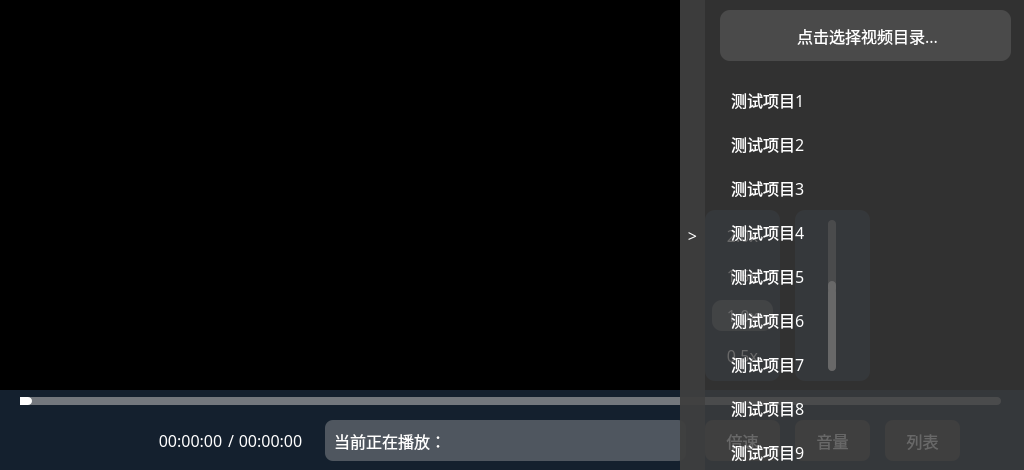
<?xml version="1.0" encoding="UTF-8"?>
<ui version="4.0">
 <class>VideoPlayer</class>
 <widget class="QWidget" name="VideoPlayer">
  <property name="geometry">
   <rect>
    <x>0</x>
    <y>0</y>
    <width>1024</width>
    <height>470</height>
   </rect>
  </property>
  <property name="minimumSize">
   <size>
    <width>1024</width>
    <height>470</height>
   </size>
  </property>
  <property name="maximumSize">
   <size>
    <width>1024</width>
    <height>470</height>
   </size>
  </property>
  <property name="windowTitle">
   <string>Form</string>
  </property>
  <widget class="QWidget" name="backgroundWidget" native="true">
   <property name="geometry">
    <rect>
     <x>0</x>
     <y>0</y>
     <width>1024</width>
     <height>470</height>
    </rect>
   </property>
   <property name="minimumSize">
    <size>
     <width>1024</width>
     <height>470</height>
    </size>
   </property>
   <property name="maximumSize">
    <size>
     <width>1024</width>
     <height>470</height>
    </size>
   </property>
   <property name="styleSheet">
    <string notr="true">QWidget#backgroundWidget {
	background-color: rgb(0, 0, 0);
}</string>
   </property>
   <widget class="QStackedWidget" name="videoPlayerStackedWidget">
    <property name="geometry">
     <rect>
      <x>0</x>
      <y>0</y>
      <width>1024</width>
      <height>470</height>
     </rect>
    </property>
    <property name="styleSheet">
     <string notr="true">background-color: transparent;
</string>
    </property>
    <property name="currentIndex">
     <number>1</number>
    </property>
    <widget class="QWidget" name="firstStartPage">
     <property name="styleSheet">
      <string notr="true">border-image: url(:/Pics/videoPlayer/Pics/firstStart.png);</string>
     </property>
    </widget>
    <widget class="QWidget" name="currentPlayPage">
     <widget class="QWidget" name="controlWidget" native="true">
      <property name="geometry">
       <rect>
        <x>0</x>
        <y>390</y>
        <width>1024</width>
        <height>81</height>
       </rect>
      </property>
      <property name="styleSheet">
       <string notr="true">background-color: rgb(20, 32, 46);</string>
      </property>
      <widget class="QPushButton" name="controlPlayPushButton">
       <property name="geometry">
        <rect>
         <x>50</x>
         <y>25</y>
         <width>50</width>
         <height>50</height>
        </rect>
       </property>
       <property name="focusPolicy">
        <enum>Qt::NoFocus</enum>
       </property>
       <property name="styleSheet">
        <string notr="true">border: none;
background-color: transparent;</string>
       </property>
       <property name="text">
        <string/>
       </property>
       <property name="icon">
        <iconset resource="../icons.qrc">
         <normaloff>:/Icons/videoPlayer/Icons/playVideo.png</normaloff>:/Icons/videoPlayer/Icons/playVideo.png</iconset>
       </property>
       <property name="iconSize">
        <size>
         <width>40</width>
         <height>40</height>
        </size>
       </property>
      </widget>
      <widget class="QSlider" name="playHorizontalSlider">
       <property name="geometry">
        <rect>
         <x>20</x>
         <y>0</y>
         <width>981</width>
         <height>22</height>
        </rect>
       </property>
       <property name="focusPolicy">
        <enum>Qt::NoFocus</enum>
       </property>
       <property name="styleSheet">
        <string notr="true">/* 槽 */
QSlider::groove:horizontal {
    border: none;
    height: 8px;
    background: rgba(170, 170, 170, 100);
    border-radius: 4px;
}

/* 已播放 */
QSlider::sub-page:horizontal {
    background: white;
    border-radius: 4px;
}

/* 未播放 */
QSlider::add-page:horizontal {
    background: rgba(170, 170, 170, 100);
    border-radius: 4px;
}

/* 滑块（默认状态-纯圆） */
QSlider::handle:horizontal {
    background: white;
    width: 12px;
    border-radius: 4px;
}
</string>
       </property>
       <property name="orientation">
        <enum>Qt::Horizontal</enum>
       </property>
      </widget>
      <widget class="QLabel" name="currentTimeLabel">
       <property name="geometry">
        <rect>
         <x>145</x>
         <y>30</y>
         <width>91</width>
         <height>41</height>
        </rect>
       </property>
       <property name="font">
        <font>
         <family>MiSans</family>
         <pointsize>12</pointsize>
        </font>
       </property>
       <property name="styleSheet">
        <string notr="true">color: white;
background-color: transparent;</string>
       </property>
       <property name="text">
        <string>00:00:00</string>
       </property>
       <property name="alignment">
        <set>Qt::AlignCenter</set>
       </property>
      </widget>
      <widget class="QLabel" name="undefineLabel">
       <property name="geometry">
        <rect>
         <x>223</x>
         <y>30</y>
         <width>16</width>
         <height>41</height>
        </rect>
       </property>
       <property name="font">
        <font>
         <family>MiSans</family>
         <pointsize>12</pointsize>
        </font>
       </property>
       <property name="styleSheet">
        <string notr="true">color: white;
background-color: transparent;</string>
       </property>
       <property name="text">
        <string>/</string>
       </property>
       <property name="alignment">
        <set>Qt::AlignCenter</set>
       </property>
      </widget>
      <widget class="QLabel" name="totalTimeLabel">
       <property name="geometry">
        <rect>
         <x>225</x>
         <y>30</y>
         <width>91</width>
         <height>41</height>
        </rect>
       </property>
       <property name="font">
        <font>
         <family>MiSans</family>
         <pointsize>12</pointsize>
        </font>
       </property>
       <property name="styleSheet">
        <string notr="true">color: white;
background-color: transparent;</string>
       </property>
       <property name="text">
        <string>00:00:00</string>
       </property>
       <property name="alignment">
        <set>Qt::AlignCenter</set>
       </property>
      </widget>
      <widget class="QLabel" name="currentPlayNameLabel">
       <property name="geometry">
        <rect>
         <x>325</x>
         <y>30</y>
         <width>361</width>
         <height>41</height>
        </rect>
       </property>
       <property name="font">
        <font>
         <family>MiSans</family>
         <pointsize>12</pointsize>
        </font>
       </property>
       <property name="styleSheet">
        <string notr="true">color: white;
background-color: rgba(170, 170, 170, 100);
padding-left: 5px;
border-radius: 8px;</string>
       </property>
       <property name="text">
        <string>当前正在播放：</string>
       </property>
      </widget>
      <widget class="QPushButton" name="playSpeedPushButton">
       <property name="geometry">
        <rect>
         <x>705</x>
         <y>30</y>
         <width>75</width>
         <height>41</height>
        </rect>
       </property>
       <property name="font">
        <font>
         <family>MiSans</family>
         <pointsize>12</pointsize>
        </font>
       </property>
       <property name="focusPolicy">
        <enum>Qt::NoFocus</enum>
       </property>
       <property name="styleSheet">
        <string notr="true">QPushButton#playSpeedPushButton {
	background-color: rgb(63, 63, 63);
	border: none;
	border-radius: 8px;
	color: white;
}

QPushButton#playSpeedPushButton:pressed {
	background-color: rgb(47, 47, 47);
	border: none;
	border-radius: 8px;
	color: white;
}
</string>
       </property>
       <property name="text">
        <string>倍速</string>
       </property>
      </widget>
      <widget class="QPushButton" name="volumePushButton">
       <property name="geometry">
        <rect>
         <x>795</x>
         <y>30</y>
         <width>75</width>
         <height>41</height>
        </rect>
       </property>
       <property name="font">
        <font>
         <family>MiSans</family>
         <pointsize>12</pointsize>
        </font>
       </property>
       <property name="focusPolicy">
        <enum>Qt::NoFocus</enum>
       </property>
       <property name="styleSheet">
        <string notr="true">QPushButton#volumePushButton {
	background-color: rgb(63, 63, 63);
	border: none;
	border-radius: 8px;
	color: white;
}

QPushButton#volumePushButton:pressed {
	background-color: rgb(47, 47, 47);
	border: none;
	border-radius: 8px;
	color: white;
}
</string>
       </property>
       <property name="text">
        <string>音量</string>
       </property>
      </widget>
      <widget class="QPushButton" name="playListPushButton">
       <property name="geometry">
        <rect>
         <x>885</x>
         <y>30</y>
         <width>75</width>
         <height>41</height>
        </rect>
       </property>
       <property name="font">
        <font>
         <family>MiSans</family>
         <pointsize>12</pointsize>
        </font>
       </property>
       <property name="focusPolicy">
        <enum>Qt::NoFocus</enum>
       </property>
       <property name="styleSheet">
        <string notr="true">QPushButton#playListPushButton {
	background-color: rgb(63, 63, 63);
	border: none;
	border-radius: 8px;
	color: white;
}

QPushButton#playListPushButton:pressed {
	background-color: rgb(47, 47, 47);
	border: none;
	border-radius: 8px;
	color: white;
}
</string>
       </property>
       <property name="text">
        <string>列表</string>
       </property>
      </widget>
      <widget class="QPushButton" name="setFullScreenPushButton">
       <property name="geometry">
        <rect>
         <x>964</x>
         <y>25</y>
         <width>50</width>
         <height>50</height>
        </rect>
       </property>
       <property name="focusPolicy">
        <enum>Qt::NoFocus</enum>
       </property>
       <property name="styleSheet">
        <string notr="true">border: none;
background-color: transparent;</string>
       </property>
       <property name="text">
        <string/>
       </property>
       <property name="icon">
        <iconset resource="../icons.qrc">
         <normaloff>:/Icons/videoPlayer/Icons/fullscreen.png</normaloff>:/Icons/videoPlayer/Icons/fullscreen.png</iconset>
       </property>
       <property name="iconSize">
        <size>
         <width>30</width>
         <height>30</height>
        </size>
       </property>
      </widget>
      <widget class="QPushButton" name="previousPushButton">
       <property name="geometry">
        <rect>
         <x>0</x>
         <y>25</y>
         <width>50</width>
         <height>50</height>
        </rect>
       </property>
       <property name="focusPolicy">
        <enum>Qt::NoFocus</enum>
       </property>
       <property name="styleSheet">
        <string notr="true">border: none;
background-color: transparent;</string>
       </property>
       <property name="text">
        <string/>
       </property>
       <property name="icon">
        <iconset resource="../icons.qrc">
         <normaloff>:/Icons/videoPlayer/Icons/previousVideo.png</normaloff>:/Icons/videoPlayer/Icons/previousVideo.png</iconset>
       </property>
       <property name="iconSize">
        <size>
         <width>34</width>
         <height>34</height>
        </size>
       </property>
      </widget>
      <widget class="QPushButton" name="nextPushButton">
       <property name="geometry">
        <rect>
         <x>100</x>
         <y>25</y>
         <width>50</width>
         <height>50</height>
        </rect>
       </property>
       <property name="focusPolicy">
        <enum>Qt::NoFocus</enum>
       </property>
       <property name="styleSheet">
        <string notr="true">border: none;
background-color: transparent;</string>
       </property>
       <property name="text">
        <string/>
       </property>
       <property name="icon">
        <iconset resource="../icons.qrc">
         <normaloff>:/Icons/videoPlayer/Icons/nextVideo.png</normaloff>:/Icons/videoPlayer/Icons/nextVideo.png</iconset>
       </property>
       <property name="iconSize">
        <size>
         <width>34</width>
         <height>34</height>
        </size>
       </property>
      </widget>
     </widget>
     <widget class="QWidget" name="videoWidget" native="true">
      <property name="geometry">
       <rect>
        <x>0</x>
        <y>0</y>
        <width>1024</width>
        <height>470</height>
       </rect>
      </property>
      <property name="styleSheet">
       <string notr="true"/>
      </property>
     </widget>
     <widget class="QWidget" name="playListBackgroundWidget" native="true">
      <property name="geometry">
       <rect>
        <x>680</x>
        <y>0</y>
        <width>351</width>
        <height>470</height>
       </rect>
      </property>
      <property name="styleSheet">
       <string notr="true">background-color: rgba(63, 63, 63, 200);</string>
      </property>
      <widget class="QListWidget" name="playListWidget">
       <property name="geometry">
        <rect>
         <x>40</x>
         <y>80</y>
         <width>291</width>
         <height>381</height>
        </rect>
       </property>
       <property name="font">
        <font>
         <family>MiSans</family>
         <pointsize>12</pointsize>
        </font>
       </property>
       <property name="focusPolicy">
        <enum>Qt::NoFocus</enum>
       </property>
       <property name="styleSheet">
        <string notr="true">QListWidget#playListWidget {
    border: none;
    background-color: transparent;
	color: white;
}

/* 默认项 */
QListWidget#playListWidget::item {
    padding: 8px;
    border-radius: 6px;
	margin-bottom: 4px;
}

/* 鼠标悬停 */
QListWidget#playListWidget::item:hover {
    background-color: rgba(176, 176, 176, 50);
}

/* 选中状态（重点） */
QListWidget#playListWidget::item:selected {
    background-color: rgb(52, 130, 255);
    color: white;
}</string>
       </property>
       <property name="verticalScrollBarPolicy">
        <enum>Qt::ScrollBarAlwaysOff</enum>
       </property>
       <property name="horizontalScrollBarPolicy">
        <enum>Qt::ScrollBarAlwaysOff</enum>
       </property>
       <property name="selectionRectVisible">
        <bool>false</bool>
       </property>
       <item>
        <property name="text">
         <string>测试项目1</string>
        </property>
       </item>
       <item>
        <property name="text">
         <string>测试项目2</string>
        </property>
       </item>
       <item>
        <property name="text">
         <string>测试项目3</string>
        </property>
       </item>
       <item>
        <property name="text">
         <string>测试项目4</string>
        </property>
       </item>
       <item>
        <property name="text">
         <string>测试项目5</string>
        </property>
       </item>
       <item>
        <property name="text">
         <string>测试项目6</string>
        </property>
       </item>
       <item>
        <property name="text">
         <string>测试项目7</string>
        </property>
       </item>
       <item>
        <property name="text">
         <string>测试项目8</string>
        </property>
       </item>
       <item>
        <property name="text">
         <string>测试项目9</string>
        </property>
       </item>
       <item>
        <property name="text">
         <string>测试项目10</string>
        </property>
       </item>
      </widget>
      <widget class="QPushButton" name="chooseFilePathPushButton">
       <property name="geometry">
        <rect>
         <x>40</x>
         <y>10</y>
         <width>291</width>
         <height>51</height>
        </rect>
       </property>
       <property name="font">
        <font>
         <family>MiSans</family>
         <pointsize>12</pointsize>
        </font>
       </property>
       <property name="focusPolicy">
        <enum>Qt::NoFocus</enum>
       </property>
       <property name="styleSheet">
        <string notr="true">QPushButton#chooseFilePathPushButton {
	border: none;
	border-radius: 10px;
	color:white;
	background-color: rgba(176, 176, 176, 50);
}</string>
       </property>
       <property name="text">
        <string> 点击选择视频目录...</string>
       </property>
       <property name="icon">
        <iconset resource="../icons.qrc">
         <normaloff>:/Icons/videoPlayer/Icons/openVideoFile.png</normaloff>:/Icons/videoPlayer/Icons/openVideoFile.png</iconset>
       </property>
       <property name="iconSize">
        <size>
         <width>20</width>
         <height>20</height>
        </size>
       </property>
      </widget>
      <widget class="QPushButton" name="backPushButton">
       <property name="geometry">
        <rect>
         <x>0</x>
         <y>0</y>
         <width>25</width>
         <height>471</height>
        </rect>
       </property>
       <property name="font">
        <font>
         <family>MiSans</family>
         <pointsize>12</pointsize>
         <weight>50</weight>
         <bold>false</bold>
        </font>
       </property>
       <property name="focusPolicy">
        <enum>Qt::NoFocus</enum>
       </property>
       <property name="styleSheet">
        <string notr="true">QPushButton#backPushButton {
	border: none;
	color: white;
}

QPushButton#backPushButton:pressed {
	background-color: rgb(47, 47, 47);
	border: none;
	color: white;
}</string>
       </property>
       <property name="text">
        <string>&gt;</string>
       </property>
      </widget>
     </widget>
     <widget class="QWidget" name="volumeWidget" native="true">
      <property name="geometry">
       <rect>
        <x>795</x>
        <y>210</y>
        <width>75</width>
        <height>171</height>
       </rect>
      </property>
      <property name="styleSheet">
       <string notr="true">background-color: rgb(20, 32, 46);
border-radius: 10px;</string>
      </property>
      <widget class="QSlider" name="volumeVerticalSlider">
       <property name="geometry">
        <rect>
         <x>26</x>
         <y>10</y>
         <width>22</width>
         <height>151</height>
        </rect>
       </property>
       <property name="focusPolicy">
        <enum>Qt::NoFocus</enum>
       </property>
       <property name="styleSheet">
        <string notr="true">/* 槽 */
QSlider::groove:vertical {
    border: none;
    width: 8px;   /* ⭐ 横向是 height，这里变 width */
    background: rgba(170, 170, 170, 100);
    border-radius: 4px;
}

/* 已播放（下 → 上） */
QSlider::add-page:vertical {
    background: white;
	border-radius: 4px;
}

/* 未播放（上 → 下） */
QSlider::sub-page:vertical {
    background: rgba(170, 170, 170, 100);
    border-radius: 4px;
}

/* 滑块（小圆点） */
QSlider::handle:vertical {
    background: white;
    height: 12px;   /* ⭐ 横向是 width，这里变 height */
    border-radius: 4px;
}</string>
       </property>
       <property name="maximum">
        <number>100</number>
       </property>
       <property name="singleStep">
        <number>1</number>
       </property>
       <property name="pageStep">
        <number>0</number>
       </property>
       <property name="value">
        <number>56</number>
       </property>
       <property name="sliderPosition">
        <number>56</number>
       </property>
       <property name="orientation">
        <enum>Qt::Vertical</enum>
       </property>
       <property name="invertedAppearance">
        <bool>false</bool>
       </property>
       <property name="invertedControls">
        <bool>false</bool>
       </property>
      </widget>
     </widget>
     <widget class="QWidget" name="playSpeedWidget" native="true">
      <property name="geometry">
       <rect>
        <x>705</x>
        <y>210</y>
        <width>75</width>
        <height>171</height>
       </rect>
      </property>
      <property name="styleSheet">
       <string notr="true">background-color: rgb(20, 32, 46);
border-radius: 10px;</string>
      </property>
      <widget class="QPushButton" name="speedPushButton1">
       <property name="geometry">
        <rect>
         <x>7</x>
         <y>130</y>
         <width>61</width>
         <height>31</height>
        </rect>
       </property>
       <property name="font">
        <font>
         <family>MiSans</family>
         <pointsize>12</pointsize>
        </font>
       </property>
       <property name="focusPolicy">
        <enum>Qt::NoFocus</enum>
       </property>
       <property name="styleSheet">
        <string notr="true">QPushButton#speedPushButton1 {
	color: white;
}

QPushButton#speedPushButton1:pressed {
	background-color: rgba(170, 170, 170, 100);
	color: white;
}

	</string>
       </property>
       <property name="text">
        <string>0.5x</string>
       </property>
      </widget>
      <widget class="QPushButton" name="speedPushButton2">
       <property name="geometry">
        <rect>
         <x>7</x>
         <y>90</y>
         <width>61</width>
         <height>31</height>
        </rect>
       </property>
       <property name="font">
        <font>
         <family>MiSans</family>
         <pointsize>12</pointsize>
        </font>
       </property>
       <property name="focusPolicy">
        <enum>Qt::NoFocus</enum>
       </property>
       <property name="styleSheet">
        <string notr="true">QPushButton#speedPushButton2 {
	background-color: rgba(170, 170, 170, 100);
	color: white;
}

QPushButton#speedPushButton2:pressed {
	background-color: rgb(47, 47, 47);
	color: white;
}
</string>
       </property>
       <property name="text">
        <string>1.0x</string>
       </property>
      </widget>
      <widget class="QPushButton" name="speedPushButton3">
       <property name="geometry">
        <rect>
         <x>7</x>
         <y>50</y>
         <width>61</width>
         <height>31</height>
        </rect>
       </property>
       <property name="font">
        <font>
         <family>MiSans</family>
         <pointsize>12</pointsize>
        </font>
       </property>
       <property name="focusPolicy">
        <enum>Qt::NoFocus</enum>
       </property>
       <property name="styleSheet">
        <string notr="true">QPushButton#speedPushButton3 {
	color: white;
}

QPushButton#speedPushButton3:pressed {
	background-color: rgba(170, 170, 170, 100);
	color: white;
}
</string>
       </property>
       <property name="text">
        <string>1.5x</string>
       </property>
      </widget>
      <widget class="QPushButton" name="speedPushButton4">
       <property name="geometry">
        <rect>
         <x>7</x>
         <y>10</y>
         <width>61</width>
         <height>31</height>
        </rect>
       </property>
       <property name="font">
        <font>
         <family>MiSans</family>
         <pointsize>12</pointsize>
        </font>
       </property>
       <property name="focusPolicy">
        <enum>Qt::NoFocus</enum>
       </property>
       <property name="styleSheet">
        <string notr="true">QPushButton#speedPushButton4 {
	color: white;
}

QPushButton#speedPushButton4:pressed {
	background-color: rgba(170, 170, 170, 100);
	color: white;
}
</string>
       </property>
       <property name="text">
        <string>2.0x</string>
       </property>
      </widget>
     </widget>
     <zorder>videoWidget</zorder>
     <zorder>playSpeedWidget</zorder>
     <zorder>controlWidget</zorder>
     <zorder>volumeWidget</zorder>
     <zorder>playListBackgroundWidget</zorder>
    </widget>
   </widget>
  </widget>
 </widget>
 <resources>
  <include location="../icons.qrc"/>
 </resources>
 <connections/>
</ui>
